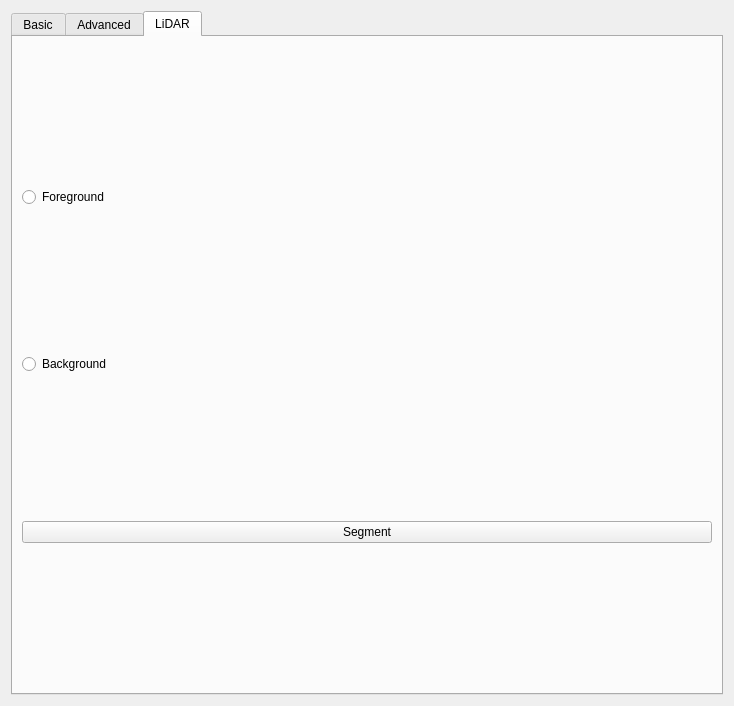
<?xml version="1.0" encoding="UTF-8"?>
<ui version="4.0">
 <class>Form</class>
 <widget class="QWidget" name="Form">
  <property name="geometry">
   <rect>
    <x>0</x>
    <y>0</y>
    <width>734</width>
    <height>706</height>
   </rect>
  </property>
  <property name="windowTitle">
   <string>Form</string>
  </property>
  <layout class="QVBoxLayout" name="verticalLayout_7">
   <item>
    <widget class="QTabWidget" name="tabWidget">
     <property name="currentIndex">
      <number>2</number>
     </property>
     <widget class="QWidget" name="tab">
      <attribute name="title">
       <string>Basic</string>
      </attribute>
      <layout class="QVBoxLayout" name="verticalLayout_10">
       <item>
        <layout class="QHBoxLayout" name="horizontalLayout_2">
         <item>
          <layout class="QVBoxLayout" name="verticalLayout_5">
           <item>
            <widget class="QPushButton" name="btnClearSelections">
             <property name="text">
              <string>Clear All</string>
             </property>
            </widget>
           </item>
           <item>
            <widget class="QPushButton" name="btnClearForeground">
             <property name="text">
              <string>Clear Foreground</string>
             </property>
            </widget>
           </item>
           <item>
            <widget class="QPushButton" name="btnClearBackground">
             <property name="text">
              <string>Clear Background</string>
             </property>
            </widget>
           </item>
          </layout>
         </item>
        </layout>
       </item>
       <item>
        <layout class="QVBoxLayout" name="verticalLayout_2">
         <item>
          <widget class="QLabel" name="label_12">
           <property name="text">
            <string>N-Weight Difference function</string>
           </property>
          </widget>
         </item>
         <item>
          <widget class="QCheckBox" name="chkColorDifference">
           <property name="text">
            <string>Color</string>
           </property>
          </widget>
         </item>
         <item>
          <widget class="QCheckBox" name="chkDepthDifference">
           <property name="text">
            <string>Depth</string>
           </property>
           <property name="checked">
            <bool>true</bool>
           </property>
          </widget>
         </item>
        </layout>
       </item>
       <item>
        <layout class="QHBoxLayout" name="horizontalLayout">
         <item>
          <layout class="QVBoxLayout" name="verticalLayout">
           <item>
            <widget class="QPushButton" name="btnCut">
             <property name="text">
              <string>Cut Graph</string>
             </property>
            </widget>
           </item>
           <item>
            <widget class="QCheckBox" name="chkDebug">
             <property name="text">
              <string>Debug Outputs</string>
             </property>
             <property name="checked">
              <bool>false</bool>
             </property>
            </widget>
           </item>
          </layout>
         </item>
        </layout>
       </item>
       <item>
        <layout class="QHBoxLayout" name="horizontalLayout_4">
         <item>
          <widget class="QLabel" name="label_15">
           <property name="text">
            <string>R</string>
           </property>
          </widget>
         </item>
         <item>
          <widget class="QDoubleSpinBox" name="spinRWeight">
           <property name="value">
            <double>1.000000000000000</double>
           </property>
          </widget>
         </item>
         <item>
          <widget class="QLabel" name="label_17">
           <property name="text">
            <string>G</string>
           </property>
          </widget>
         </item>
         <item>
          <widget class="QDoubleSpinBox" name="spinGWeight">
           <property name="value">
            <double>1.000000000000000</double>
           </property>
          </widget>
         </item>
         <item>
          <widget class="QLabel" name="label_18">
           <property name="text">
            <string>B</string>
           </property>
          </widget>
         </item>
         <item>
          <widget class="QDoubleSpinBox" name="spinBWeight">
           <property name="value">
            <double>1.000000000000000</double>
           </property>
          </widget>
         </item>
         <item>
          <widget class="QLabel" name="label_16">
           <property name="text">
            <string>D</string>
           </property>
          </widget>
         </item>
         <item>
          <widget class="QDoubleSpinBox" name="spinDWeight">
           <property name="maximum">
            <double>9999.989999999999782</double>
           </property>
           <property name="value">
            <double>1.000000000000000</double>
           </property>
          </widget>
         </item>
        </layout>
       </item>
      </layout>
     </widget>
     <widget class="QWidget" name="tab_2">
      <attribute name="title">
       <string>Advanced</string>
      </attribute>
      <layout class="QVBoxLayout" name="verticalLayout_3">
       <item>
        <layout class="QVBoxLayout" name="verticalLayout_4">
         <item>
          <layout class="QHBoxLayout" name="horizontalLayout_11">
           <item>
            <widget class="QPushButton" name="btnShowStrokesLeft">
             <property name="text">
              <string>Show strokes</string>
             </property>
            </widget>
           </item>
           <item>
            <widget class="QPushButton" name="btnHideStrokesLeft">
             <property name="text">
              <string>Hide strokes</string>
             </property>
            </widget>
           </item>
          </layout>
         </item>
         <item>
          <layout class="QHBoxLayout" name="horizontalLayout_3">
           <item>
            <widget class="QLabel" name="label_3">
             <property name="text">
              <string>LambdaMax</string>
             </property>
            </widget>
           </item>
           <item>
            <widget class="QLineEdit" name="txtLambdaMax">
             <property name="toolTip">
              <string>The value of Lambda if the slider is set to 100%</string>
             </property>
             <property name="text">
              <string>.001</string>
             </property>
            </widget>
           </item>
          </layout>
         </item>
         <item>
          <layout class="QHBoxLayout" name="horizontalLayout_5">
           <item>
            <widget class="QLabel" name="label">
             <property name="text">
              <string>% of LambdaMax</string>
             </property>
            </widget>
           </item>
           <item>
            <widget class="QLabel" name="label_5">
             <property name="text">
              <string>0%</string>
             </property>
            </widget>
           </item>
           <item>
            <widget class="QSlider" name="sldLambda">
             <property name="toolTip">
              <string>The percentage of LambdaMax to use as Lambda</string>
             </property>
             <property name="value">
              <number>50</number>
             </property>
             <property name="orientation">
              <enum>Qt::Horizontal</enum>
             </property>
            </widget>
           </item>
           <item>
            <widget class="QLabel" name="label_6">
             <property name="text">
              <string>100%</string>
             </property>
            </widget>
           </item>
           <item>
            <widget class="QLabel" name="label_4">
             <property name="text">
              <string>Lambda</string>
             </property>
            </widget>
           </item>
           <item>
            <widget class="QLabel" name="lblLambda">
             <property name="toolTip">
              <string>The final value of Labmda to use. When Lambda is high, there is no regularization. That is, each pixel decides its label independently (does not care about the labeling of its neighbors).</string>
             </property>
             <property name="text">
              <string>[autoset]</string>
             </property>
            </widget>
           </item>
          </layout>
         </item>
         <item>
          <layout class="QHBoxLayout" name="horizontalLayout_6">
           <item>
            <widget class="QLabel" name="label_2">
             <property name="text">
              <string>Histogram Bins Per Dimension:</string>
             </property>
            </widget>
           </item>
           <item>
            <widget class="QLabel" name="label_7">
             <property name="text">
              <string>1</string>
             </property>
            </widget>
           </item>
           <item>
            <widget class="QSlider" name="sldHistogramBins">
             <property name="toolTip">
              <string>The higher this value, the more discriminative the regional term will be.</string>
             </property>
             <property name="value">
              <number>40</number>
             </property>
             <property name="orientation">
              <enum>Qt::Horizontal</enum>
             </property>
            </widget>
           </item>
           <item>
            <widget class="QLabel" name="label_8">
             <property name="text">
              <string>99</string>
             </property>
            </widget>
           </item>
           <item>
            <widget class="QLabel" name="lblHistogramBins">
             <property name="text">
              <string>20</string>
             </property>
            </widget>
           </item>
          </layout>
         </item>
        </layout>
       </item>
       <item>
        <layout class="QVBoxLayout" name="verticalLayout_6">
         <item>
          <widget class="QLabel" name="label_14">
           <property name="text">
            <string>T-Weights</string>
           </property>
          </widget>
         </item>
         <item>
          <widget class="QCheckBox" name="chkColorHistogram">
           <property name="text">
            <string>Color</string>
           </property>
           <property name="checked">
            <bool>true</bool>
           </property>
          </widget>
         </item>
         <item>
          <widget class="QCheckBox" name="chkDepthHistogram">
           <property name="text">
            <string>Depth</string>
           </property>
           <property name="checked">
            <bool>true</bool>
           </property>
          </widget>
         </item>
        </layout>
       </item>
       <item>
        <layout class="QVBoxLayout" name="verticalLayout_11">
         <item>
          <layout class="QHBoxLayout" name="horizontalLayout_10">
           <item>
            <widget class="QPushButton" name="btnShowStrokesRight">
             <property name="text">
              <string>Show strokes</string>
             </property>
            </widget>
           </item>
           <item>
            <widget class="QPushButton" name="btnHideStrokesRight">
             <property name="text">
              <string>Hide strokes</string>
             </property>
            </widget>
           </item>
          </layout>
         </item>
         <item>
          <widget class="QPushButton" name="btnErodeSources">
           <property name="text">
            <string>Erode Sources</string>
           </property>
          </widget>
         </item>
         <item>
          <widget class="QPushButton" name="btnReseedForeground">
           <property name="text">
            <string>Use current foreground as seeds</string>
           </property>
          </widget>
         </item>
         <item>
          <widget class="QPushButton" name="btnGenerateNeighborSinks">
           <property name="text">
            <string>Generate Neighbor Sinks</string>
           </property>
          </widget>
         </item>
         <item>
          <layout class="QHBoxLayout" name="horizontalLayout_8">
           <item>
            <widget class="QLabel" name="label_13">
             <property name="text">
              <string>Background Threshold:</string>
             </property>
            </widget>
           </item>
           <item>
            <widget class="QLineEdit" name="txtBackgroundThreshold">
             <property name="text">
              <string>0.4</string>
             </property>
            </widget>
           </item>
          </layout>
         </item>
         <item>
          <layout class="QHBoxLayout" name="horizontalLayout_7">
           <item>
            <widget class="QLabel" name="label_11">
             <property name="frameShape">
              <enum>QFrame::NoFrame</enum>
             </property>
             <property name="text">
              <string>Background check radius:</string>
             </property>
            </widget>
           </item>
           <item>
            <widget class="QLineEdit" name="txtBackgroundCheckRadius">
             <property name="text">
              <string>3</string>
             </property>
            </widget>
           </item>
          </layout>
         </item>
        </layout>
       </item>
      </layout>
     </widget>
     <widget class="QWidget" name="tab_3">
      <attribute name="title">
       <string>LiDAR</string>
      </attribute>
      <layout class="QVBoxLayout" name="verticalLayout_12">
       <item>
        <widget class="QRadioButton" name="radForeground">
         <property name="text">
          <string>Foreground</string>
         </property>
        </widget>
       </item>
       <item>
        <widget class="QRadioButton" name="radBackground">
         <property name="text">
          <string>Background</string>
         </property>
        </widget>
       </item>
       <item>
        <widget class="QPushButton" name="btnSegmentLiDAR">
         <property name="text">
          <string>Segment</string>
         </property>
        </widget>
       </item>
      </layout>
     </widget>
    </widget>
   </item>
  </layout>
 </widget>
 <resources/>
 <connections/>
</ui>
